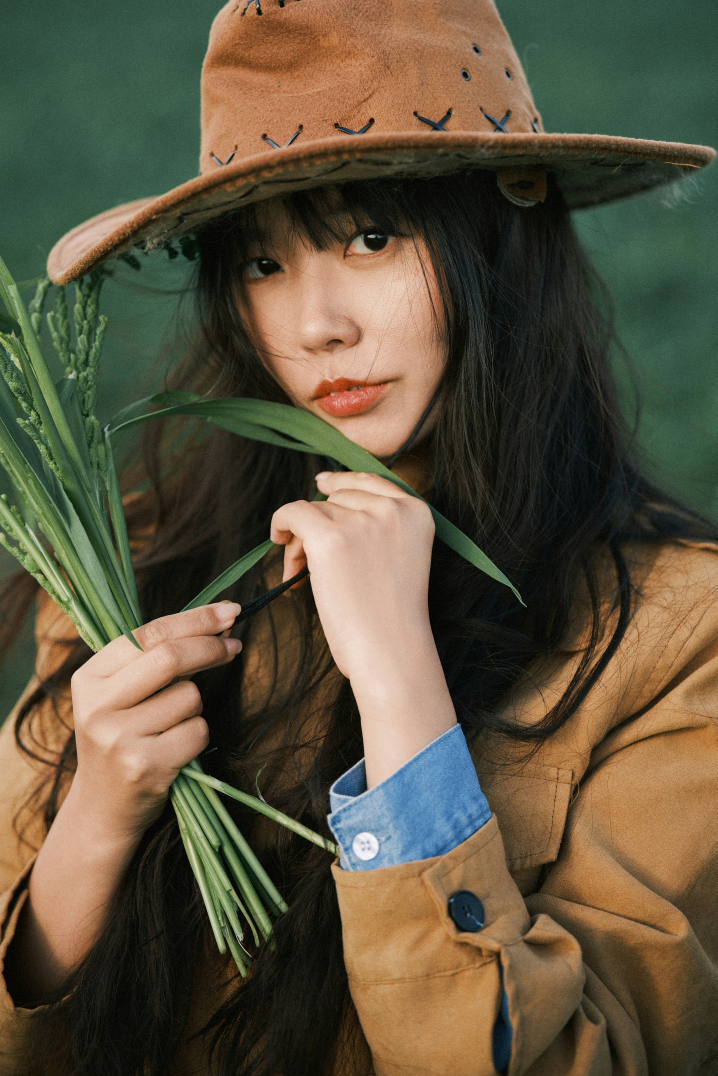
#> input picture foto_dari_hp/contoh1.jpg, 3586 x 5379 px (shown at 1/5 size); its folder holds only this picture in this run
$ python to_Excel.py
#> lines starting #> are read from the running program, lines starting #| are printed output that depends on the picture
import pandas as pd
import json
from openpyxl import load_workbook
from openpyxl.drawing.image import Image
from openpyxl.utils import get_column_letter
from PIL import Image as PILImage
import os
import io

def convert_to_excel_with_photos():
    # Baca hasil deteksi
    with open("hasil_deteksi.json", "r", encoding="utf-8") as f:
#> (reads hasil_deteksi.json from the repository)
        data = json.load(f)

    # Konversi ke DataFrame
    df = pd.DataFrame(data)

    # Simpan ke Excel dulu (tanpa foto)
    excel_file = "hasil_deteksi_dengan_foto.xlsx"
    df.to_excel(excel_file, index=False)

    # Load workbook untuk menambahkan foto
    wb = load_workbook(excel_file)
    ws = wb.active

    # Sesuaikan lebar kolom
    ws.column_dimensions['A'].width = 40  # File
    ws.column_dimensions['B'].width = 20  # Status
    ws.column_dimensions['C'].width = 20  # Jarak
    ws.column_dimensions['D'].width = 25  # Waktu
    ws.column_dimensions['E'].width = 15  # Foto (kolom baru)

    # Tambahkan header untuk kolom foto
    ws['E1'] = 'Foto'

    # Proses setiap baris untuk menambahkan foto
    FOLDER_FOTO = "foto_dari_hp"

    for idx, row in enumerate(data, start=2):  # start=2 karena baris 1 adalah header
        filename = row.get('file', '').strip()
        foto_path = os.path.join(FOLDER_FOTO, filename)

        if os.path.exists(foto_path):
            try:
                # Resize foto agar tidak terlalu besar di Excel
                img = PILImage.open(foto_path)
                img.thumbnail((100, 100))  # Maks 100x100 pixel

                # Simpan ke buffer
                img_buffer = io.BytesIO()
                img.save(img_buffer, format='JPEG')
                img_buffer.seek(0)

                # Buat image object untuk openpyxl
                excel_img = Image(img_buffer)

                # Sesuaikan tinggi baris
                ws.row_dimensions[idx].height = 80

                # Anchor image ke cell E
                cell = f'E{idx}'
                excel_img.anchor = cell

                # Tambahkan image ke worksheet
                ws.add_image(excel_img)

            except Exception as e:
                print(f"Gagal menambahkan foto {filename}: {e}")
                ws[f'E{idx}'] = 'Foto error'
        else:
            ws[f'E{idx}'] = 'File tidak ada'
#> this loop made 2 passes
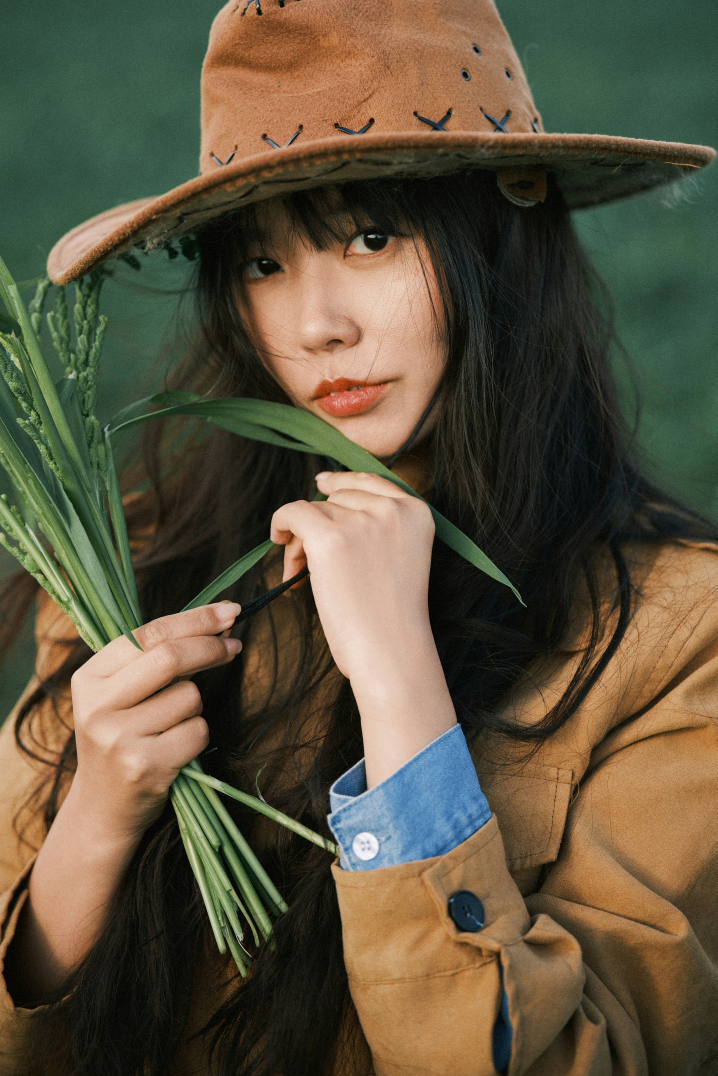
#> input picture foto_dari_hp/contoh1.jpg, 3586 x 5379 px (shown at 1/5 size)
#> after the loop:
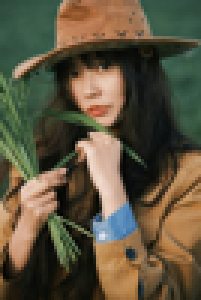
#> img: PIL image 67x100 RGB (shown 3 times larger); mean R, G, B 92.8, 84, 62.5

    # Simpan workbook
#> (the run stopped early here; a loop or call above may not have finished)
